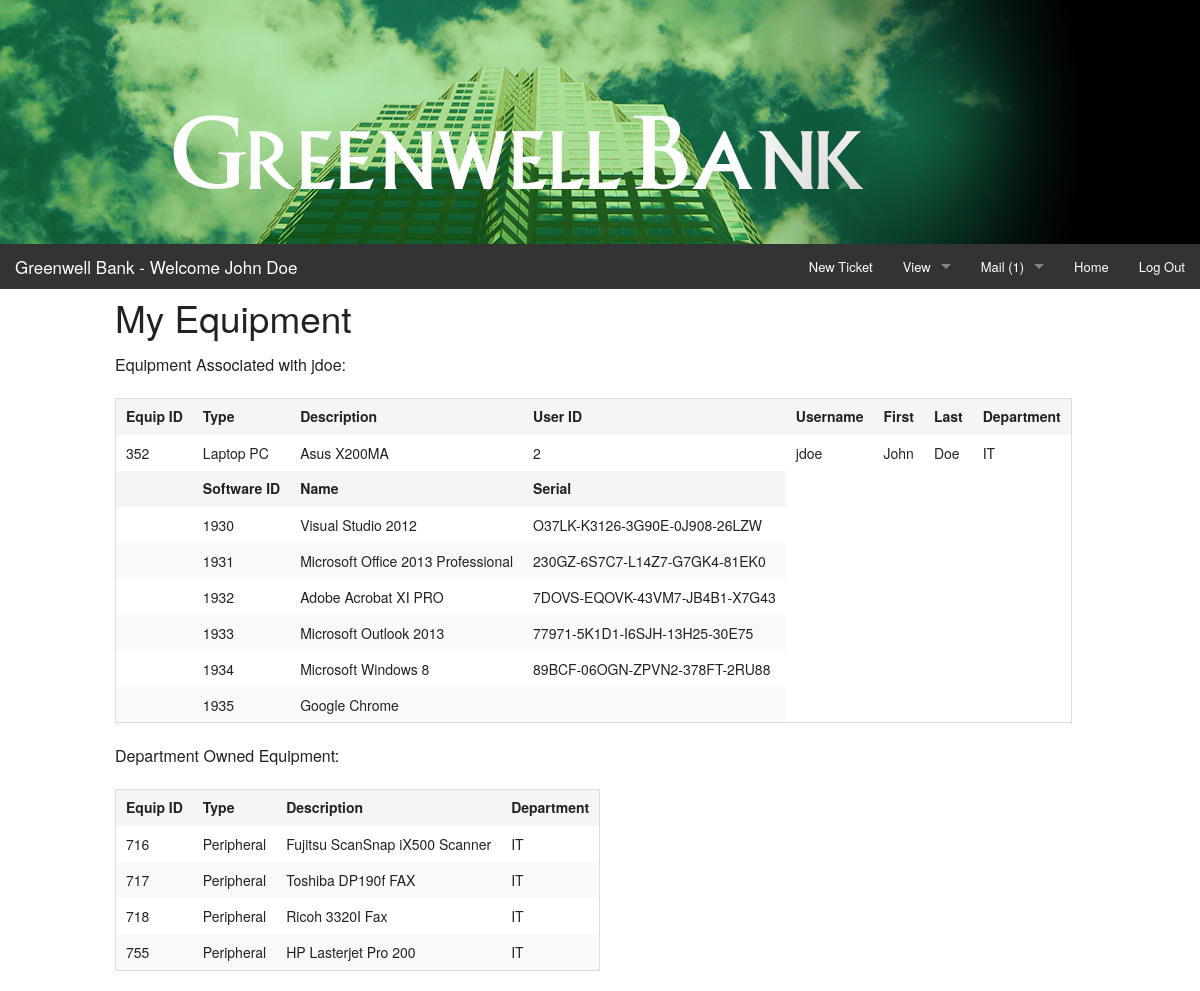
Screenshot of /myequip.php (signed in) with the database file from the repository.
### tables this page shows
CREATE TABLE IF NOT EXISTS `equipment` (
  `equipID` int(11) NOT NULL AUTO_INCREMENT,
  `equipType` int(11) NOT NULL,
  `equipSerial` varchar(255) NOT NULL,
  `equipDesc` text NOT NULL,
  PRIMARY KEY (`equipID`)
);

CREATE TABLE IF NOT EXISTS `equipType` (
  `equipTypeID` int(11) NOT NULL AUTO_INCREMENT,
  `equipType` varchar(40) NOT NULL,
  PRIMARY KEY (`equipTypeID`)
);

CREATE TABLE IF NOT EXISTS `userEquip` (
  `linkID` int(11) NOT NULL AUTO_INCREMENT,
  `equipID` int(11) NOT NULL,
  `userID` int(11) DEFAULT NULL,
  `deptID` int(11) DEFAULT NULL,
  PRIMARY KEY (`linkID`)
);

CREATE TABLE IF NOT EXISTS `user` (
  `userID` int(11) NOT NULL AUTO_INCREMENT,
  `username` varchar(40) NOT NULL,
  `passwd` varchar(40) NOT NULL,
  `dateRegistered` date NOT NULL,
  `datePassword` date NOT NULL,
  `firstName` varchar(40) NOT NULL,
  `lastName` varchar(40) NOT NULL,
  `email` varchar(60) NOT NULL,
  `department` int(11) NOT NULL,
  `privilege` int(11) NOT NULL,
  PRIMARY KEY (`userID`)
);

CREATE TABLE IF NOT EXISTS `department` (
  `deptID` int(11) NOT NULL AUTO_INCREMENT,
  `department` varchar(255) NOT NULL,
  PRIMARY KEY (`deptID`)
);

CREATE TABLE IF NOT EXISTS `software` (
  `softwareID` int(11) NOT NULL AUTO_INCREMENT,
  `softwareName` varchar(255) NOT NULL,
  `softwareSerial` varchar(255) NOT NULL,
  `equipID` int(11) NOT NULL,
  PRIMARY KEY (`softwareID`)
);

### myequip.php (the view, shortened to what this page needs)
<!doctype html>
<html lang="en">
<head>
</head>
<?php
	function list_software($equipID) {
		global $dbc;
		$result2 = mysqli_query($dbc, "SELECT softwareID, softwareName, softwareSerial FROM software WHERE equipID='$equipID'");
		echo "<thead>";
		echo "<tr>";
		echo "<th></th>";
		echo "<th>Software ID</th>";
		echo "<th>Name</th>";
		echo "<th>Serial</th>";
		echo "</tr>";
		echo "</thead>";
		echo "<tbody>";
		while ($rows2=mysqli_fetch_array($result2)) {
			echo "<tr>";
			echo "<td></td>";
			echo "<td>" . $rows2['softwareID'] . "</td>";
			echo "<td>" . $rows2['softwareName'] . "</td>";
			echo "<td>" . $rows2['softwareSerial'] . "</td>";
			echo "</tr>";
		}
	}
	include("navigation.php");
	include("incl/paginatedtable.inc.php");
	echo '<div class="row">';
	echo '<div class="large-12 columns" id="myEquip">';
	echo '<h2>My Equipment</h2>';
	$username = $_SESSION['username'];
	$userID = $_SESSION['userID'];
	$department = $_SESSION['deptID'];
	$result = mysqli_query($dbc, "SELECT equipment.equipID, equipment.equipDesc, equipType.equipType, userEquip.userID, user.username, user.firstName, user.lastName, department.department FROM equipment JOIN equipType ON equipment.equipType=equipType.equipTypeID JOIN userEquip ON userEquip.equipID=userEquip.equipID JOIN user ON userEquip.userID=user.userID JOIN department ON user.department=department.deptID AND userEquip.userID=user.userID AND userEquip.equipID=equipment.equipID WHERE user.userID='$userID'");
	$rows = mysqli_num_rows($result);
	$result2 = mysqli_query($dbc, "SELECT equipment.equipID, equipment.equipDesc, equipType.equipType, userEquip.userID, userEquip.linkID, department.deptID, department.department FROM equipment JOIN equipType ON equipment.equipType=equipType.equipTypeID JOIN userEquip ON userEquip.equipID=userEquip.equipID JOIN department ON userEquip.deptID=department.deptID AND userEquip.equipID=equipment.equipID WHERE department.deptID='$department'");
	$rows2 = mysqli_num_rows($result2);
	if ($rows || $rows2) {
		if ($rows) {
			echo "<p>Equipment Associated with $username:</p>";
			echo "<table id=\"ticketequip_table\">";
			while ($rows=mysqli_fetch_array($result)) {
				echo "<thead>";
				echo "<tr>";
				echo "<th>Equip ID</th>";
				echo "<th>Type</th>";
				echo "<th>Description</th>";
				echo "<th>User ID</th>";
				echo "<th>Username</th>";
				echo "<th>First</th>";
				echo "<th>Last</th>";
				echo "<th>Department</th>";
				echo "</tr>";
				echo "</thead>";
				echo "<tbody>";
				echo "<tr>";
				echo "<td>" . $rows['equipID'] . "</td>";
				echo "<td>" . $rows['equipType'] . "</td>";
				echo "<td>" . $rows['equipDesc'] . "</td>";
				echo "<td>" . $rows['userID'] . "</td>";
				echo "<td>" . $rows['username'] . "</td>";
				echo "<td>" . $rows['firstName'] . "</td>";
				echo "<td>" . $rows['lastName'] . "</td>";
				echo "<td>" . $rows['department'] . "</td>";
				echo "</tr>";
				echo "<tr>";
				list_software($rows['equipID']);
			}
			echo "</table>";
		}
		if ($rows2) {
			echo "<p>Department Owned Equipment:</p>";
			echo "<table id=\"ticketdeptequip_table\">";
			echo "<thead>";
			echo "<tr>";
			echo "<th>Equip ID</th>";
			echo "<th>Type</th>";
			echo "<th>Description</th>";
			echo "<th>Department</th>";
			echo "</tr>";
			echo "</thead>";
			echo "<tbody>";
			while ($rows2=mysqli_fetch_array($result2)) {
				echo "<tr>";
				echo "<td>" . $rows2['equipID'] . "</td>";
				echo "<td>" . $rows2['equipType'] . "</td>";
				echo "<td>" . $rows2['equipDesc'] . "</td>";
				echo "<td>" . $rows2['department'] . "</td>";
				echo "</tr>";
			}
			echo "</tbody>";
			echo "</table>";
		}
	} else {
		echo "<p>No equipment associated with $username.</p>";
	}
?>
</div>
</div>
</body>
</html>

### rows the page displays
equipment: equipID "352", equiptype.equipType "Laptop PC", equipDesc "Asus X200MA", userequip.userID "2", user.username "jdoe", user.firstName "John", user.lastName "Doe", department.department "IT"
software: softwareID "1930", softwareName "Visual Studio 2012", softwareSerial "O37LK-K3126-3G90E-0J908-26LZW"
software: softwareID "1931", softwareName "Microsoft Office 2013 Professional", softwareSerial "230GZ-6S7C7-L14Z7-G7GK4-81EK0"
software: softwareID "1932", softwareName "Adobe Acrobat XI PRO", softwareSerial "7DOVS-EQOVK-43VM7-JB4B1-X7G43"
software: softwareID "1933", softwareName "Microsoft Outlook 2013", softwareSerial "77971-5K1D1-I6SJH-13H25-30E75"
software: softwareID "1934", softwareName "Microsoft Windows 8", softwareSerial "89BCF-06OGN-ZPVN2-378FT-2RU88"
software: softwareID "1935", softwareName "Google Chrome"
equipment: equipID "716", equiptype.equipType "Peripheral", equipDesc "Fujitsu ScanSnap iX500 Scanner", department.department "IT"
equipment: equipID "717", equiptype.equipType "Peripheral", equipDesc "Toshiba DP190f FAX", department.department "IT"
equipment: equipID "718", equiptype.equipType "Peripheral", equipDesc "Ricoh 3320I Fax", department.department "IT"
equipment: equipID "755", equiptype.equipType "Peripheral", equipDesc "HP Lasterjet Pro 200", department.department "IT"

### other values shown
$_SESSION['firstName'] "John"
$_SESSION['lastName'] "Doe"
$newMsgs "1"
$username "jdoe"
